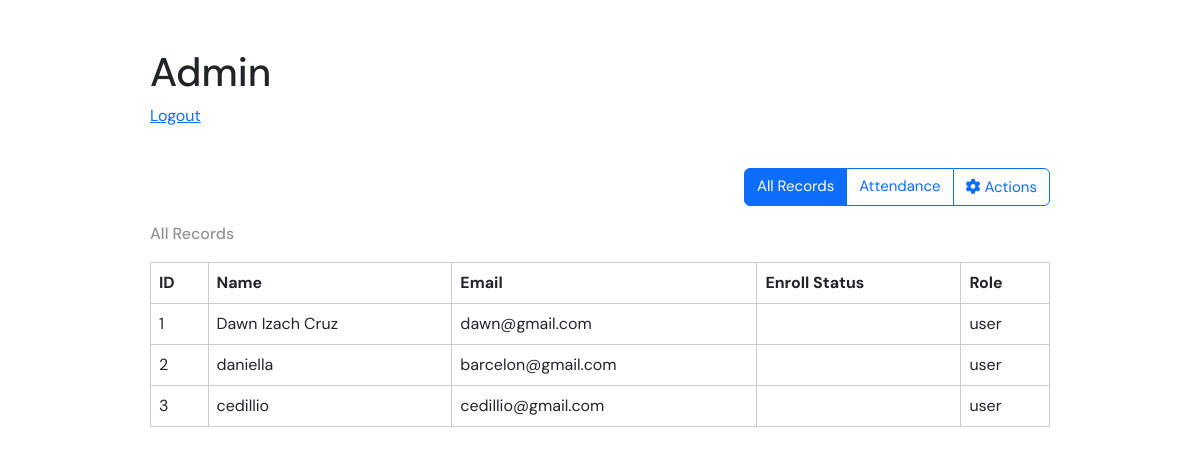
Page /admin/dashboard.php (signed in) on the earlier database version.
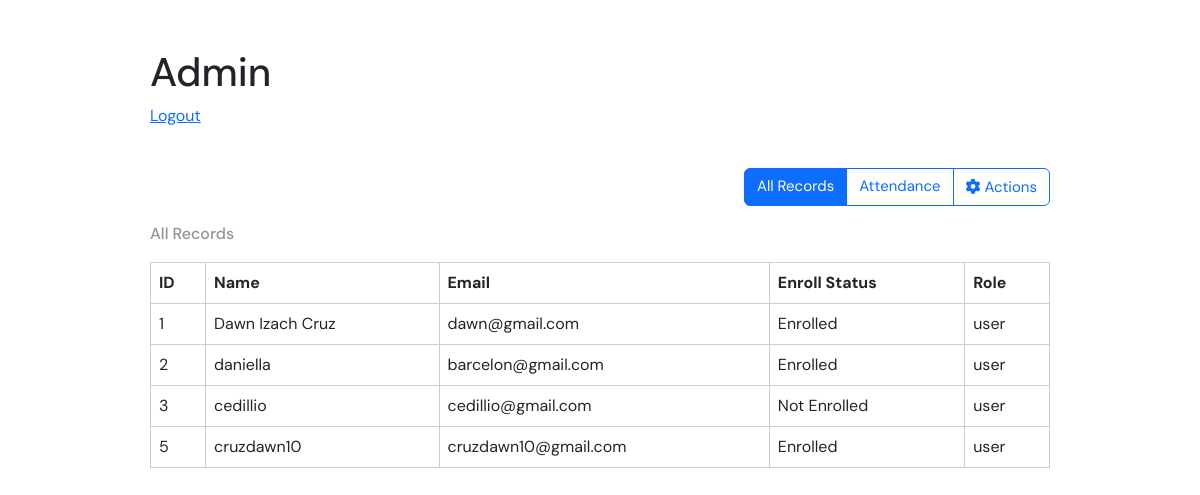
Same page on the later database version.
### tables this page shows
CREATE TABLE `users` (
  `id` int(11) NOT NULL,
  `name` varchar(100) NOT NULL,
  `email` varchar(150) NOT NULL,
  `password` varchar(255) NOT NULL,
  `created_at` datetime DEFAULT current_timestamp(),
  `role` varchar(50) DEFAULT 'user',
  `is_enrolled` tinyint(1) NOT NULL DEFAULT 0,
  `is_in` tinyint(1) NOT NULL DEFAULT 0,
  `time_in` varchar(15) DEFAULT '00:00',
  `time_out` varchar(15) DEFAULT '00:00'
);

CREATE TABLE `enrollment_status` (
  `id` tinyint(1) NOT NULL,
  `message` varchar(100) NOT NULL
);

### controller/getquery.php (called while the page is built, shortened)
<?php
   class GetAllQuery{
      public $database;
      public function __construct($database){
         $this->database = $database;
      }
      public function getAllesm() {
         $sql = "
            SELECT
               u.id,
               u.name,
               u.email,
               u.role,
               u.is_enrolled,
               s.message
            FROM users u
            LEFT JOIN enrollment_status s
               ON u.is_enrolled = s.id
         ";
         $stmt = $this->database->prepare($sql);
         $stmt->execute();
         return $stmt->get_result();
      }
   }
?>

### admin/dashboard.php (the view, shortened to what this page needs)
<?php
    include('../database/database.php');
    include("../controller/getquery.php");
   $data = new GetAllQuery($conn);
   $result = $data->getAllesm();
?>
<!DOCTYPE html>
<html lang="en">
<head>
    <link rel="stylesheet" href="../assets/bootstrap/css/bootstrap.min.css">
    <link rel="stylesheet" href="../assets/css/main.css">
    <link rel="stylesheet" href="https://cdnjs.cloudflare.com/ajax/libs/font-awesome/6.5.1/css/all.min.css">
</head>
<body>
    <main style="max-width: 900px; margin: 0 auto;">
        <h1 class="mt-5">Admin</h1>
        <a href="../logout.php">Logout</a>
        <br><br>
        <div class="d-flex justify-content-end align-items-center py-3">
            <div class="btn-group" role="group" aria-label="Attendance filter">
                <label class="btn btn-outline-primary" for="filterAll" style="font-size: 15px;">All Records</label>
                <label class="btn btn-outline-primary" for="filterTimeIn" style="font-size: 15px;">Attendance</label>
                <label class="btn btn-outline-primary" for="filterNotTimeIn" style="font-size: 15px;"><i class="fa fa-cog me-1 mt-1"></i>Actions</label>
            </div>
        </div>
        <div id="allrecords">
            <p style="color: #0000006d; font-weight: 500">All Records</p>
            <table style="border-collapse: collapse; width:100%;">
                <thead>
                    <tr>
                        <th style="border:1px solid #ccc; padding:8px;">ID</th>
                        <th style="border:1px solid #ccc; padding:8px;">Name</th>
                        <th style="border:1px solid #ccc; padding:8px;">Email</th>
                        <th style="border:1px solid #ccc; padding:8px;">Enroll Status</th>
                        <th style="border:1px solid #ccc; padding:8px;">Role</th>
                    </tr>
                </thead>
                <tbody>
                    <?php
                        while($query = $result->fetch_assoc()){
                            if($query['role'] !== 'admin'){
                                echo "
                                    <tr>
                                        <td style='border:1px solid #ccc; padding:8px;'>{$query['id']}</td>
                                        <td style='border:1px solid #ccc; padding:8px;'>{$query['name']}</td>
                                        <td style='border:1px solid #ccc; padding:8px;'>{$query['email']}</td>
                                        <td style='border:1px solid #ccc; padding:8px;'>{$query['message']}</td>
                                        <td style='border:1px solid #ccc; padding:8px;'>{$query['role']}</td>
                                    </tr>
                                ";
                            }
                        }
                    ?>
                </tbody>
            </table>
        </div>
    </main>
</body>
</html>

### assets/css/main.css (style rules this page uses)
body { font-family: "DM Sans", sans-serif; }

Differences in the rows shown:
changed users "Dawn Izach Cruz": enrollment_status.message (not shown) → "Enrolled"
changed users "daniella": enrollment_status.message (not shown) → "Enrolled"
shown differently, row unchanged: users "cedillio": enrollment_status.message (not shown) → "Not Enrolled"
added users: id "5", name "cruzdawn10", email "cruzdawn10@gmail.com", enrollment_status.message "Enrolled", role "user"
